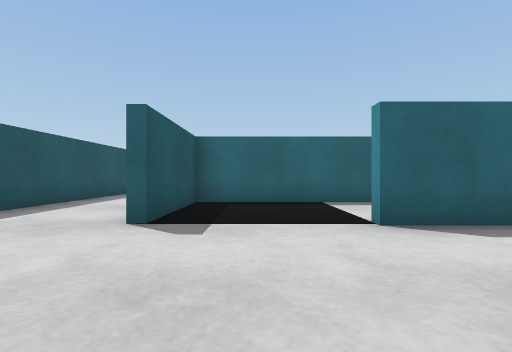
[1] (above)

17 first-person views from a walk through a world built for the Webots simulator. The camera is 0.06 m above the floor, looks level and sees 85° across. The floor is counted in squares, 0.1 m on a side. Each view is taken from the middle of a square. On the plan, view 1 faces up. The plan holds only what a view shows up to about 9 squares ahead; the rest is blank. The robots in the file are not drawn.

[2]
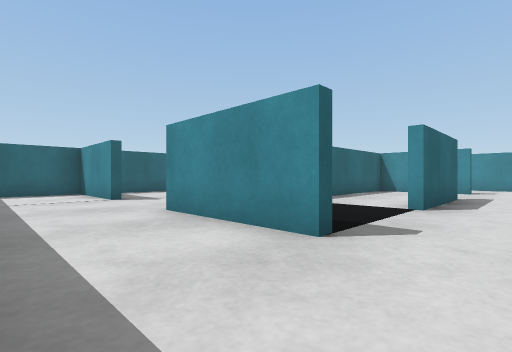

[3]
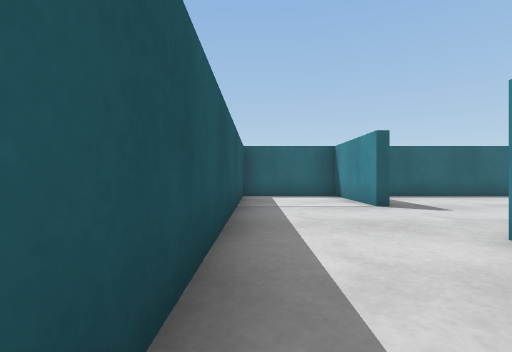

[4]
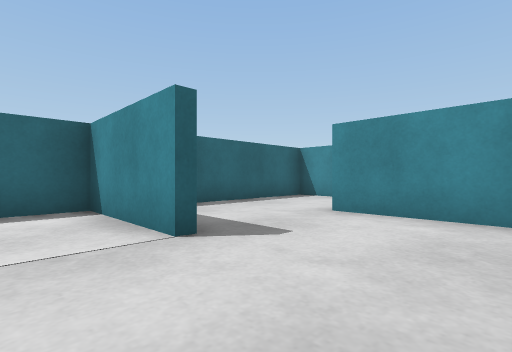

[5]
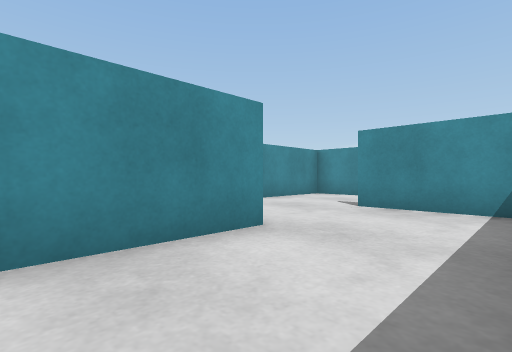

[6]
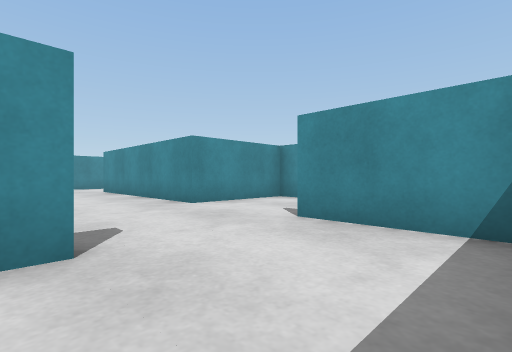

[7]
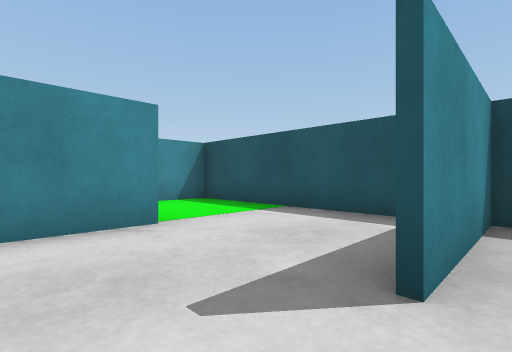

[8]
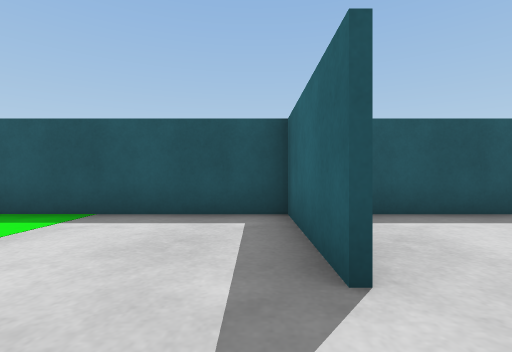

[9]
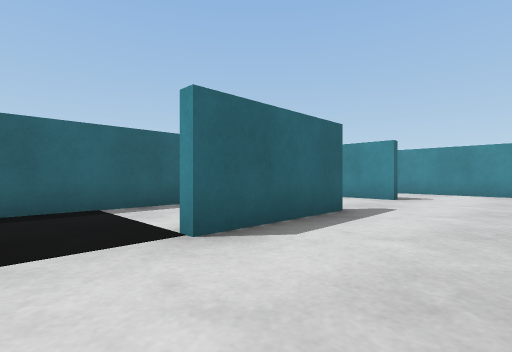

[10]
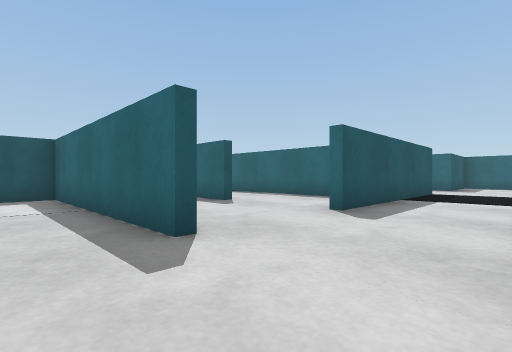

[11]
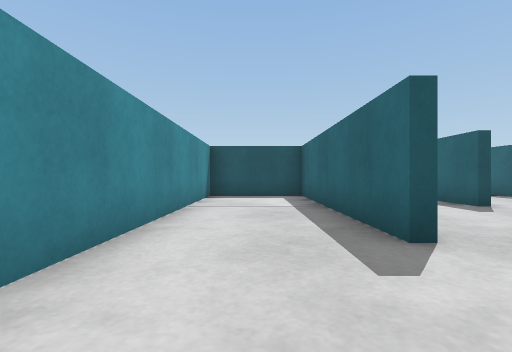

[12]
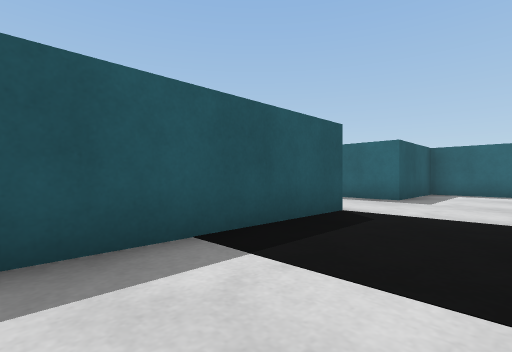

[13]
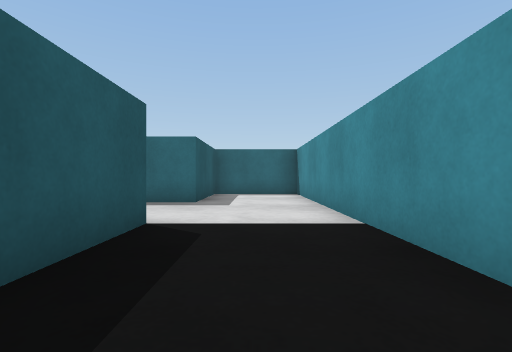

[14]
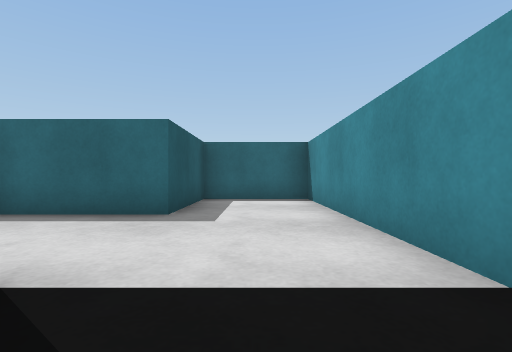

[15]
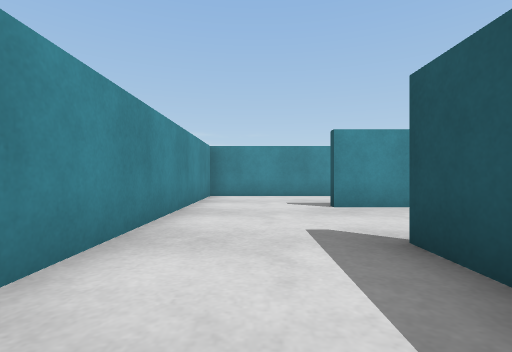

[16]
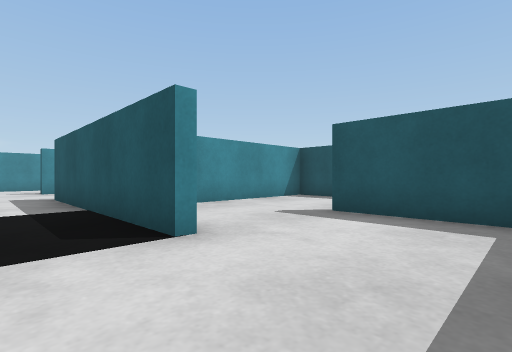

[17]
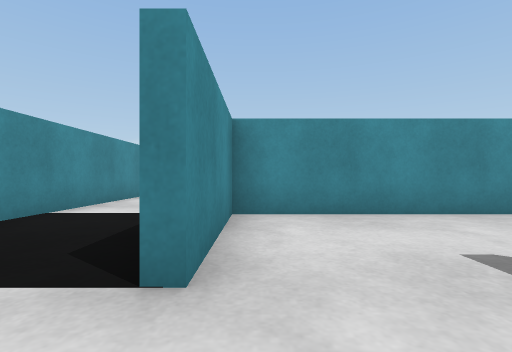

### Floor plan
Ten units are one square. View 1 is at (0, 0); x grows to the right and y downward. Boxes are objects, and circles mark ways between rooms. Rooms are numbered by the first view taken in them; rooms with no view inside come last. Other rooms are left out.
<svg viewBox="-49 -159 158 218">
<path fill="none" stroke="#000" d="M-16 -35 -16 -65M14 -71 14 -95M16 -79 16 -66 45 -66M-16 -95 -16 -124 -44 -124 -44 -6 -15 -6M45 -34 15 -34M46 -64 -15 -64 -15 -35M-15 -4 -44 -4 -44 54 -30 54M44 -111 44 -124 0 -124M-15 24 14 24 14 -6 46 -6M75 -4 16 -4 16 24 104 24 104 -6M58 -64 46 -64M45 -66 74 -66 74 -95M76 -95 76 -35M74 -35 74 -49M46 -119 46 -95M46 -6 75 -6M104 -6 104 -154 76 -154 76 -124 49 -124"/>
<rect x="-25" y="15" width="10" height="10" fill="#bbb"><title>cyan post</title></rect>
<rect x="-25" y="-75" width="10" height="10" fill="#bbb"><title>cyan post</title></rect>
<rect x="5" y="-15" width="10" height="10" fill="#bbb"><title>cyan post</title></rect>
<rect x="75" y="-125" width="10" height="10" fill="#bbb"><title>cyan post</title></rect>
<circle cx="50" cy="-50" r="3" fill="#2a7"/>
<circle cx="90" cy="0" r="3" fill="#2a7"/>
<text x="0" y="-50">1</text>
<text x="70" y="10">2</text>
<text x="70" y="-70">3</text>
</svg>
Room 1 opens to room 3. Room 2 opens to room 3.

Where each view was taken, in squares from view 1:
view 1: 0 up, 0 right, facing up
view 2: 2 up, 4 left, facing up-right
view 3: 4 up, 4 left, facing up
view 4: 7 up, 3 left, facing up-right
view 5: 6 up, 4 left, facing down-right
view 6: 4 up, 4 left, facing down-right
view 7: 1 up, 0 right, facing down-left
view 8: 0 up, 0 right, facing left
view 9: 1 up, 0 right, facing up-right
view 10: 1 down, 10 right, facing up-left
view 11: 1 down, 10 right, facing left
view 12: 5 up, 10 right, facing up-left
view 13: 6 up, 9 right, facing up
view 14: 8 up, 9 right, facing up
view 15: 6 up, 9 right, facing down
view 16: 12 up, 9 right, facing down-left
view 17: 11 up, 7 right, facing down
